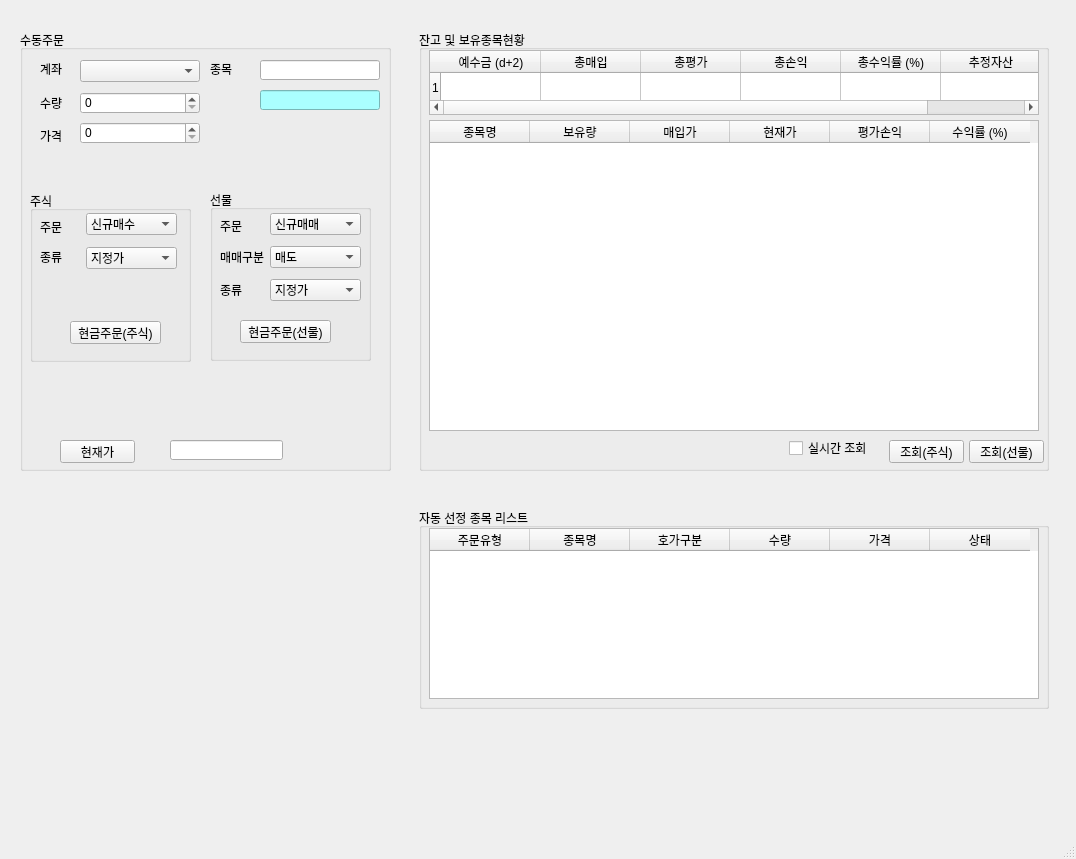
<?xml version="1.0" encoding="UTF-8"?>
<ui version="4.0">
 <class>MainWindow</class>
 <widget class="QMainWindow" name="MainWindow">
  <property name="geometry">
   <rect>
    <x>0</x>
    <y>0</y>
    <width>1076</width>
    <height>859</height>
   </rect>
  </property>
  <property name="windowTitle">
   <string>PyTrader v0.4</string>
  </property>
  <property name="windowIcon">
   <iconset>
    <normaloff>icon.png</normaloff>icon.png</iconset>
  </property>
  <widget class="QWidget" name="centralwidget">
   <widget class="QGroupBox" name="groupBox">
    <property name="geometry">
     <rect>
      <x>20</x>
      <y>30</y>
      <width>371</width>
      <height>441</height>
     </rect>
    </property>
    <property name="title">
     <string>수동주문</string>
    </property>
    <widget class="QLabel" name="label">
     <property name="geometry">
      <rect>
       <x>20</x>
       <y>33</y>
       <width>56</width>
       <height>12</height>
      </rect>
     </property>
     <property name="text">
      <string>계좌</string>
     </property>
    </widget>
    <widget class="QComboBox" name="comboBox">
     <property name="geometry">
      <rect>
       <x>60</x>
       <y>30</y>
       <width>120</width>
       <height>22</height>
      </rect>
     </property>
    </widget>
    <widget class="QLabel" name="label_3">
     <property name="geometry">
      <rect>
       <x>190</x>
       <y>33</y>
       <width>56</width>
       <height>12</height>
      </rect>
     </property>
     <property name="text">
      <string>종목</string>
     </property>
    </widget>
    <widget class="QLineEdit" name="lineEdit">
     <property name="geometry">
      <rect>
       <x>240</x>
       <y>30</y>
       <width>120</width>
       <height>20</height>
      </rect>
     </property>
    </widget>
    <widget class="QLabel" name="label_5">
     <property name="geometry">
      <rect>
       <x>20</x>
       <y>67</y>
       <width>56</width>
       <height>12</height>
      </rect>
     </property>
     <property name="text">
      <string>수량</string>
     </property>
    </widget>
    <widget class="QSpinBox" name="spinBox">
     <property name="geometry">
      <rect>
       <x>60</x>
       <y>62</y>
       <width>120</width>
       <height>22</height>
      </rect>
     </property>
     <property name="maximum">
      <number>1000000</number>
     </property>
    </widget>
    <widget class="QLabel" name="label_6">
     <property name="geometry">
      <rect>
       <x>20</x>
       <y>100</y>
       <width>56</width>
       <height>12</height>
      </rect>
     </property>
     <property name="text">
      <string>가격</string>
     </property>
    </widget>
    <widget class="QSpinBox" name="spinBox_2">
     <property name="geometry">
      <rect>
       <x>60</x>
       <y>92</y>
       <width>120</width>
       <height>22</height>
      </rect>
     </property>
     <property name="prefix">
      <string/>
     </property>
     <property name="maximum">
      <number>10000000</number>
     </property>
     <property name="singleStep">
      <number>100</number>
     </property>
     <property name="value">
      <number>0</number>
     </property>
    </widget>
    <widget class="QLineEdit" name="lineEdit_2">
     <property name="geometry">
      <rect>
       <x>240</x>
       <y>60</y>
       <width>120</width>
       <height>20</height>
      </rect>
     </property>
     <property name="styleSheet">
      <string notr="true">background-color: rgb(170, 255, 255);</string>
     </property>
     <property name="readOnly">
      <bool>true</bool>
     </property>
    </widget>
    <widget class="QGroupBox" name="groupBox_5">
     <property name="geometry">
      <rect>
       <x>10</x>
       <y>161</y>
       <width>161</width>
       <height>171</height>
      </rect>
     </property>
     <property name="title">
      <string>주식</string>
     </property>
     <widget class="QLabel" name="label_2">
      <property name="geometry">
       <rect>
        <x>10</x>
        <y>30</y>
        <width>56</width>
        <height>12</height>
       </rect>
      </property>
      <property name="text">
       <string>주문</string>
      </property>
     </widget>
     <widget class="QComboBox" name="comboBox_2">
      <property name="geometry">
       <rect>
        <x>56</x>
        <y>22</y>
        <width>91</width>
        <height>22</height>
       </rect>
      </property>
      <item>
       <property name="text">
        <string>신규매수</string>
       </property>
      </item>
      <item>
       <property name="text">
        <string>신규매도</string>
       </property>
      </item>
      <item>
       <property name="text">
        <string>매수취소</string>
       </property>
      </item>
      <item>
       <property name="text">
        <string>매도취소</string>
       </property>
      </item>
     </widget>
     <widget class="QLabel" name="label_4">
      <property name="geometry">
       <rect>
        <x>10</x>
        <y>60</y>
        <width>56</width>
        <height>12</height>
       </rect>
      </property>
      <property name="text">
       <string>종류</string>
      </property>
     </widget>
     <widget class="QComboBox" name="comboBox_3">
      <property name="geometry">
       <rect>
        <x>56</x>
        <y>56</y>
        <width>91</width>
        <height>22</height>
       </rect>
      </property>
      <item>
       <property name="text">
        <string>지정가</string>
       </property>
      </item>
      <item>
       <property name="text">
        <string>시장가</string>
       </property>
      </item>
     </widget>
     <widget class="QPushButton" name="pushButton">
      <property name="geometry">
       <rect>
        <x>40</x>
        <y>130</y>
        <width>91</width>
        <height>23</height>
       </rect>
      </property>
      <property name="text">
       <string>현금주문(주식)</string>
      </property>
     </widget>
    </widget>
    <widget class="QGroupBox" name="groupBox_7">
     <property name="geometry">
      <rect>
       <x>190</x>
       <y>160</y>
       <width>161</width>
       <height>171</height>
      </rect>
     </property>
     <property name="title">
      <string>선물</string>
     </property>
     <widget class="QLabel" name="label_7">
      <property name="geometry">
       <rect>
        <x>10</x>
        <y>30</y>
        <width>56</width>
        <height>12</height>
       </rect>
      </property>
      <property name="text">
       <string>주문</string>
      </property>
     </widget>
     <widget class="QComboBox" name="comboBox_4">
      <property name="geometry">
       <rect>
        <x>60</x>
        <y>23</y>
        <width>91</width>
        <height>22</height>
       </rect>
      </property>
      <item>
       <property name="text">
        <string>신규매매</string>
       </property>
      </item>
      <item>
       <property name="text">
        <string>정정</string>
       </property>
      </item>
      <item>
       <property name="text">
        <string>취소</string>
       </property>
      </item>
     </widget>
     <widget class="QLabel" name="label_8">
      <property name="geometry">
       <rect>
        <x>10</x>
        <y>59</y>
        <width>51</width>
        <height>16</height>
       </rect>
      </property>
      <property name="text">
       <string>매매구분</string>
      </property>
     </widget>
     <widget class="QComboBox" name="comboBox_5">
      <property name="geometry">
       <rect>
        <x>60</x>
        <y>56</y>
        <width>91</width>
        <height>22</height>
       </rect>
      </property>
      <item>
       <property name="text">
        <string>매도</string>
       </property>
      </item>
      <item>
       <property name="text">
        <string>매수</string>
       </property>
      </item>
     </widget>
     <widget class="QLabel" name="label_9">
      <property name="geometry">
       <rect>
        <x>10</x>
        <y>94</y>
        <width>56</width>
        <height>12</height>
       </rect>
      </property>
      <property name="text">
       <string>종류</string>
      </property>
     </widget>
     <widget class="QComboBox" name="comboBox_6">
      <property name="geometry">
       <rect>
        <x>60</x>
        <y>89</y>
        <width>91</width>
        <height>22</height>
       </rect>
      </property>
      <item>
       <property name="text">
        <string>지정가</string>
       </property>
      </item>
      <item>
       <property name="text">
        <string>시장가</string>
       </property>
      </item>
     </widget>
     <widget class="QPushButton" name="pushButton_5">
      <property name="geometry">
       <rect>
        <x>30</x>
        <y>130</y>
        <width>91</width>
        <height>23</height>
       </rect>
      </property>
      <property name="text">
       <string>현금주문(선물)</string>
      </property>
     </widget>
    </widget>
    <widget class="QPushButton" name="pushButton_6">
     <property name="geometry">
      <rect>
       <x>40</x>
       <y>410</y>
       <width>75</width>
       <height>23</height>
      </rect>
     </property>
     <property name="text">
      <string>현재가</string>
     </property>
    </widget>
    <widget class="QLineEdit" name="lineEdit_3">
     <property name="geometry">
      <rect>
       <x>150</x>
       <y>410</y>
       <width>113</width>
       <height>20</height>
      </rect>
     </property>
    </widget>
   </widget>
   <widget class="QGroupBox" name="groupBox_2">
    <property name="geometry">
     <rect>
      <x>419</x>
      <y>30</y>
      <width>630</width>
      <height>441</height>
     </rect>
    </property>
    <property name="title">
     <string>잔고 및 보유종목현황</string>
    </property>
    <widget class="QTableWidget" name="tableWidget">
     <property name="geometry">
      <rect>
       <x>10</x>
       <y>20</y>
       <width>610</width>
       <height>65</height>
      </rect>
     </property>
     <property name="rowCount">
      <number>1</number>
     </property>
     <row/>
     <column>
      <property name="text">
       <string>예수금 (d+2)</string>
      </property>
     </column>
     <column>
      <property name="text">
       <string>총매입</string>
      </property>
     </column>
     <column>
      <property name="text">
       <string>총평가</string>
      </property>
     </column>
     <column>
      <property name="text">
       <string>총손익</string>
      </property>
     </column>
     <column>
      <property name="text">
       <string>총수익률 (%)</string>
      </property>
     </column>
     <column>
      <property name="text">
       <string>추정자산</string>
      </property>
     </column>
    </widget>
    <widget class="QPushButton" name="pushButton_2">
     <property name="geometry">
      <rect>
       <x>470</x>
       <y>410</y>
       <width>75</width>
       <height>23</height>
      </rect>
     </property>
     <property name="text">
      <string>조회(주식)</string>
     </property>
    </widget>
    <widget class="QGroupBox" name="groupBox_4">
     <property name="geometry">
      <rect>
       <x>670</x>
       <y>-140</y>
       <width>611</width>
       <height>131</height>
      </rect>
     </property>
     <property name="title">
      <string>잔고확인</string>
     </property>
     <widget class="QTableWidget" name="tableWidget_3">
      <property name="geometry">
       <rect>
        <x>10</x>
        <y>20</y>
        <width>591</width>
        <height>61</height>
       </rect>
      </property>
      <column>
       <property name="text">
        <string>예수금</string>
       </property>
      </column>
      <column>
       <property name="text">
        <string>총매입</string>
       </property>
      </column>
      <column>
       <property name="text">
        <string>총평가</string>
       </property>
      </column>
      <column>
       <property name="text">
        <string>총손익</string>
       </property>
      </column>
      <column>
       <property name="text">
        <string>총수익률</string>
       </property>
      </column>
      <column>
       <property name="text">
        <string>추정자산</string>
       </property>
      </column>
     </widget>
     <widget class="QPushButton" name="pushButton_3">
      <property name="geometry">
       <rect>
        <x>490</x>
        <y>90</y>
        <width>75</width>
        <height>23</height>
       </rect>
      </property>
      <property name="text">
       <string>현금주문</string>
      </property>
     </widget>
    </widget>
    <widget class="QCheckBox" name="checkBox">
     <property name="geometry">
      <rect>
       <x>370</x>
       <y>410</y>
       <width>81</width>
       <height>16</height>
      </rect>
     </property>
     <property name="text">
      <string>실시간 조회</string>
     </property>
    </widget>
    <widget class="QTableWidget" name="tableWidget_2">
     <property name="geometry">
      <rect>
       <x>10</x>
       <y>90</y>
       <width>610</width>
       <height>311</height>
      </rect>
     </property>
     <column>
      <property name="text">
       <string>종목명</string>
      </property>
     </column>
     <column>
      <property name="text">
       <string>보유량</string>
      </property>
     </column>
     <column>
      <property name="text">
       <string>매입가</string>
      </property>
     </column>
     <column>
      <property name="text">
       <string>현재가</string>
      </property>
     </column>
     <column>
      <property name="text">
       <string>평가손익</string>
      </property>
     </column>
     <column>
      <property name="text">
       <string>수익률 (%)</string>
      </property>
     </column>
    </widget>
    <widget class="QPushButton" name="pushButton_4">
     <property name="geometry">
      <rect>
       <x>550</x>
       <y>410</y>
       <width>75</width>
       <height>23</height>
      </rect>
     </property>
     <property name="text">
      <string>조회(선물)</string>
     </property>
    </widget>
   </widget>
   <widget class="QGroupBox" name="groupBox_3">
    <property name="geometry">
     <rect>
      <x>419</x>
      <y>508</y>
      <width>630</width>
      <height>201</height>
     </rect>
    </property>
    <property name="title">
     <string>자동 선정 종목 리스트</string>
    </property>
    <widget class="QTableWidget" name="tableWidget_4">
     <property name="geometry">
      <rect>
       <x>10</x>
       <y>20</y>
       <width>610</width>
       <height>171</height>
      </rect>
     </property>
     <column>
      <property name="text">
       <string>주문유형</string>
      </property>
     </column>
     <column>
      <property name="text">
       <string>종목명</string>
      </property>
     </column>
     <column>
      <property name="text">
       <string>호가구분</string>
      </property>
     </column>
     <column>
      <property name="text">
       <string>수량</string>
      </property>
     </column>
     <column>
      <property name="text">
       <string>가격</string>
      </property>
     </column>
     <column>
      <property name="text">
       <string>상태</string>
      </property>
     </column>
    </widget>
   </widget>
  </widget>
  <widget class="QMenuBar" name="menubar">
   <property name="geometry">
    <rect>
     <x>0</x>
     <y>0</y>
     <width>1076</width>
     <height>21</height>
    </rect>
   </property>
  </widget>
  <widget class="QStatusBar" name="statusbar"/>
 </widget>
 <resources/>
 <connections/>
</ui>
